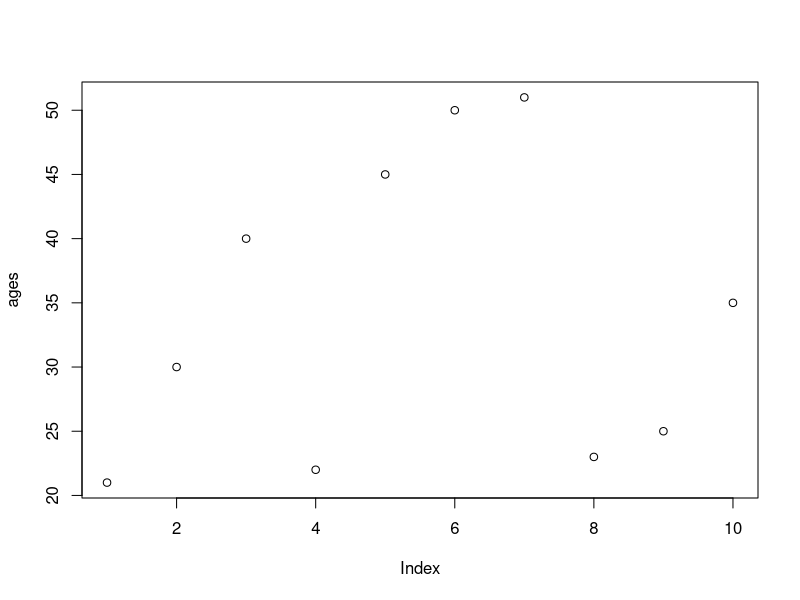
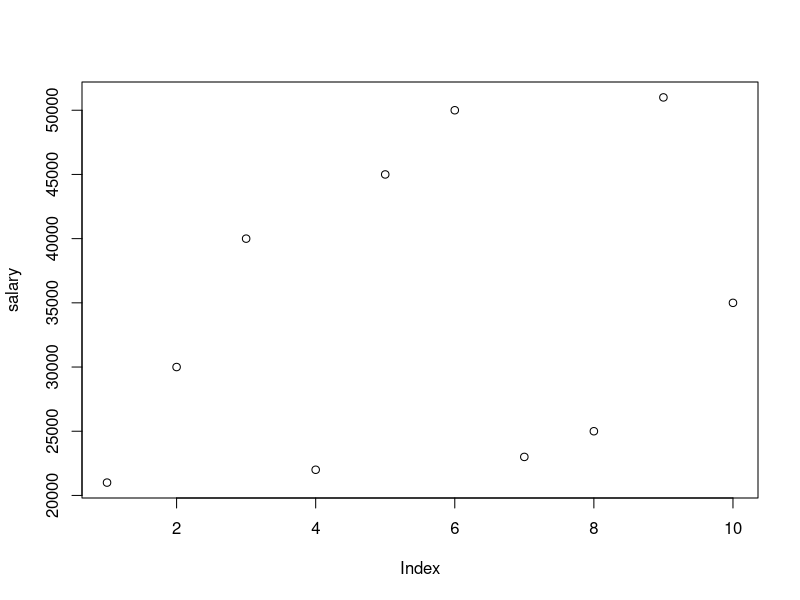
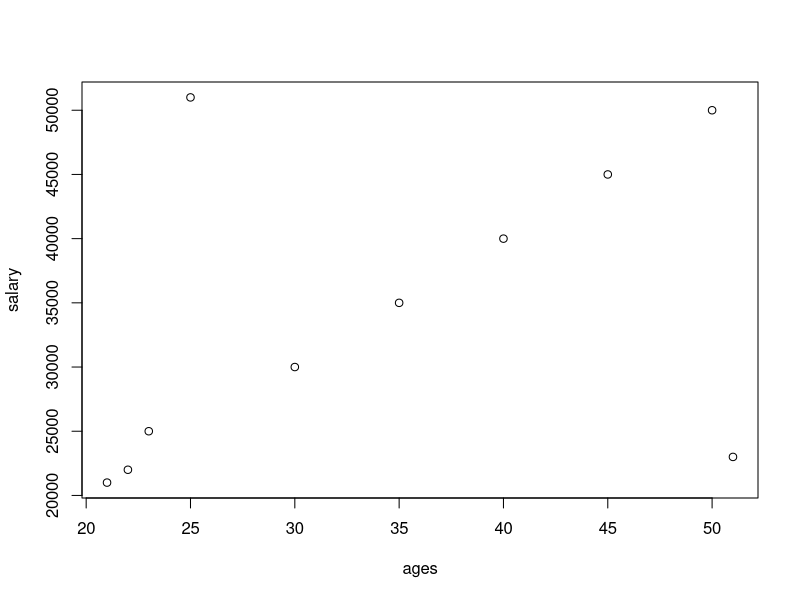
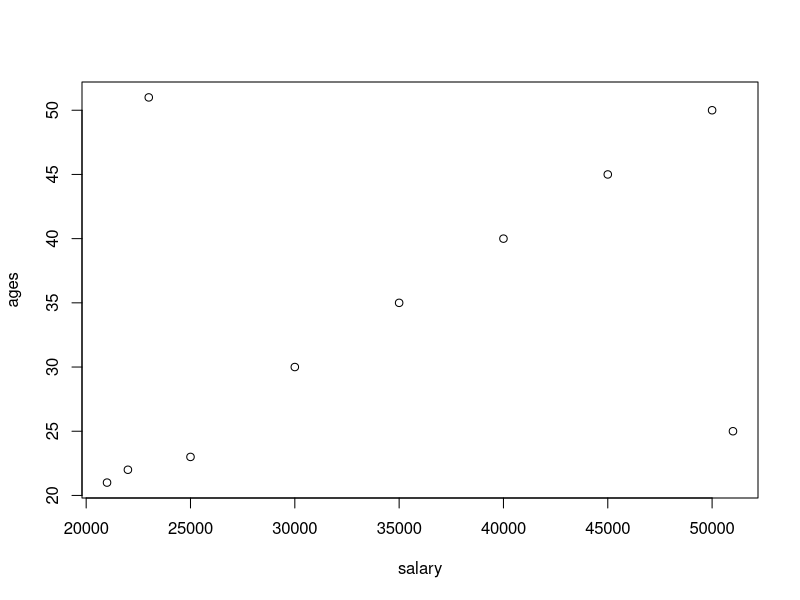
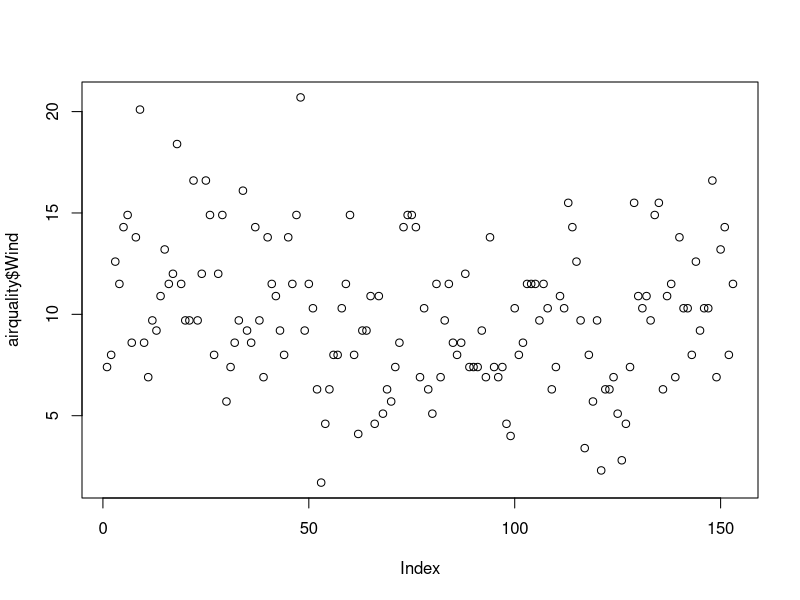
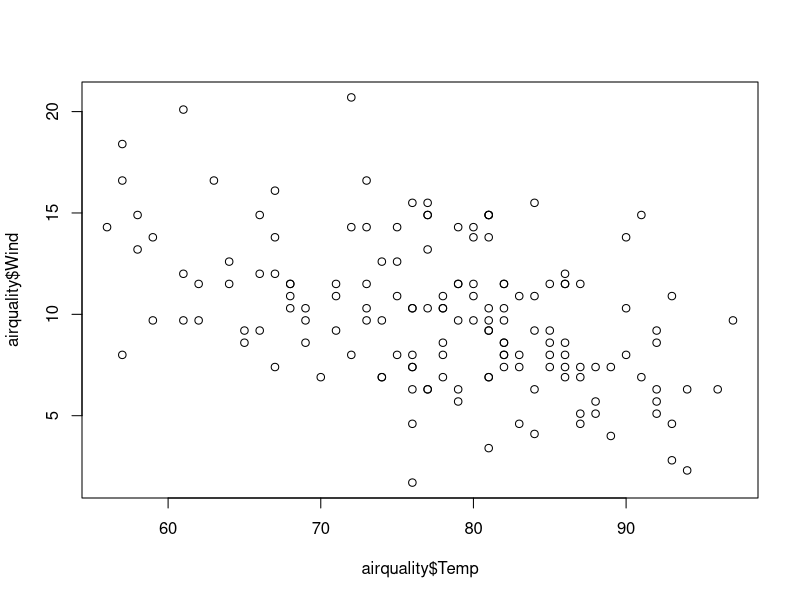
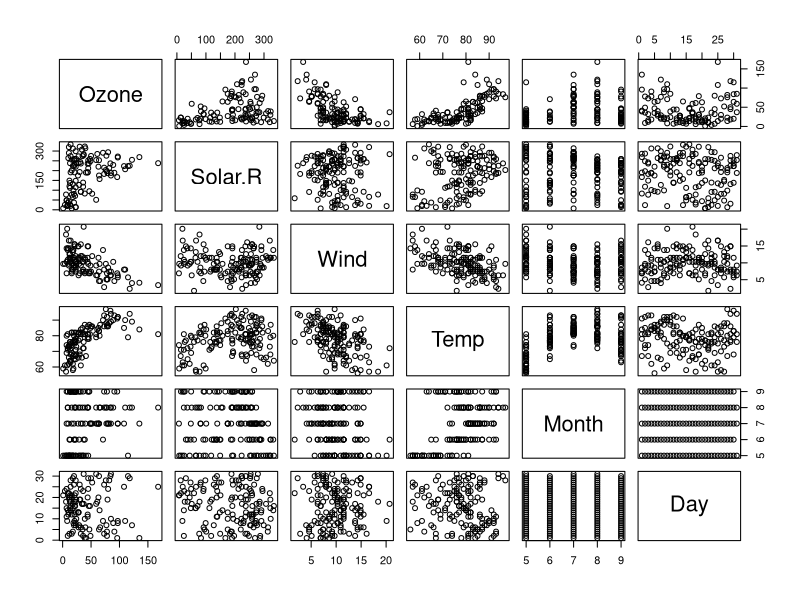
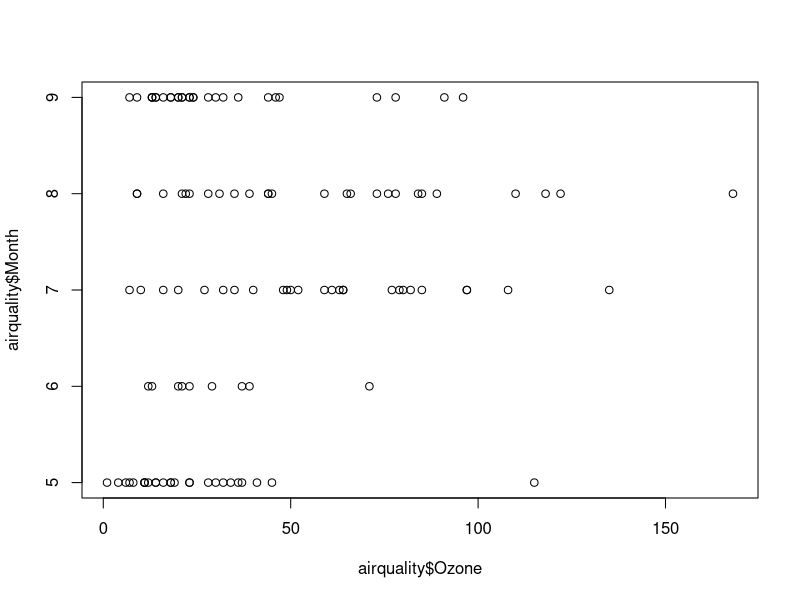

Write R code to recreate these figures, in order. (Note: this script raises an error after producing the figures.)
ages=c(21,30,40,22,45,50,51,23,25,35)
plot(ages)

salary=c(21000,30000,40000,22000,45000,50000,23000,25000,51000,35000)
plot(salary)

plot(ages,salary)
plot(salary,ages)

help(plot)


data()
airquality=datasets::airquality
head(airquality,10)
tail(airquality,10)
names(airquality)
dim(airquality)
nrow(airquality)
ncol(airquality)

airquality[,c(1,2)] #all rows and first 2 column
df=airquality[,-6]#Except 6 column print remaining
df

summary(airquality[,1]) #gives summary of 1st column
summary(airquality$Temp) #gives summary of Temperature colomn

airquality$Wind  #gives value of wind column
summary(airquality$Wind)

summary(airquality) #summary of all column
# Visualization
plot(airquality$Wind)
plot(airquality$Temp,airquality$Wind,type = "p")
plot(airquality) # scatterplot
help(plot)
plot(airquality$Ozone,airquality$Month)
plot(airquality$Month,airquality$Ozone)
# point and lines

plot(airquality$Wind,type="p") # it prints point only
plot(airquality$Wind,type="l") # it prints lines only
plot(airquality$Wind,type="b") # it print both lines and point
help(plot)

plot(airquality$Wind,
     xlab = 'Ozen Concentaration',
     ylab = 'No of Instance',
     main='Ozen levels in NY city',
     col='red',
     type = 'l')
plot(airquality,col='red')
plot(airquality,col='green')

plot(airquality$Ozone,airquality$Solar.R)
plot(airquality$Solar.R,airquality$Ozone)

#Horizontal bar plot

barplot(airquality$Ozone,
        main = 'Ozone Concentration in air',
        ylab = 'Ozone levels',
        col='red',
        horiz = T,
        axes=T)
help("barplot")

# Histogram

hist(airquality$Temp)
hist(airquality$Temp,
     main = 'Solar Radiation value in air',
     xlab = 'Solar red',
     col='green',
     border = 'orange')
help(hist)


# Single box plot
# Box Plot gies us the outlier of the graph
help(boxplot)
boxplot(airquality$Wind)
boxplot(airquality$Wind,
        main='Boxplot Graph',
        xlab='',
        col='yellow',
        border = 'red',
        horizontal = T)

boxplot.stats(airquality$Wind)$out #gives outlier Values 
airquality$Ozone

# Multiple box Plot

boxplot(airquality[,1:4],
        main='Multiple Box Plots',
        horizontal = TRUE,
        col='pink')
#margin of the grid(mar)(bottom,left,top,right),
#no of rows and columns(mfrow),
#whether a border is to be included(bty)
#and position of the
#labels(las:1 for horizontal, las:0 for vertical)
#bty - box around the plot(o,n,7,L,C,U)
help(par)
par(mfrow=c(1,3),mar=c(1,2,1,2), las=0,bty="o")
plot(airquality$Ozone)
plot(airquality$Ozen,airquality$Wind)
plot(airquality$Ozone,type = "l")
plot(airquality$Wind,type = "l")
plot(airquality$Solar.R,type = "l")
barplot(airquality$Ozone,main = 'Ozone Concentraition',
        xlab = 'ozone levels',col = 'green',horiz = TRUE)
hist(airquality$Solar.R)
boxplot(airquality$Solar.R)
boxplot(airquality[,0:4],main="Multiple Box Plot")

#Consider NA Values

airquality
max(airquality$Wind)
min(airquality$Temp)
min(airquality$Solar.R)
mean(airquality$Solar.R)
mean(airquality$Wind)

mean(airquality$Solar.R,na.rm = T)
median(airquality$Ozone)
median(airquality$Ozone,na.rm = T)
min(airquality$Ozone)
min(airquality$Ozone,na.rm = T)

# Google following function as varience in R, etc
#var
#skewness
#kurtosis
#Density plot

var(airquality$Wind)
sd(airquality$Ozone) # sd- standerd deviation 
sd(airquality$Ozone,na.rm = T)

skewness(airquality$Ozone) #Error
kurtosis(airquality$Ozone) #Error

# Installing Packages


skewness(airquality$Ozone,na.rm = T)
kurtosis(airquality$Ozone,na.rm = T) 
skewness(airquality[,1:4],na.rm = T)

# Density Plot

plot(density(airquality$Wind))
plot(density(airquality$Ozone,na.rm = T))
??density #Check kerenal desity estimation

## in class excercise

e_quakes=datasets::quakes




























